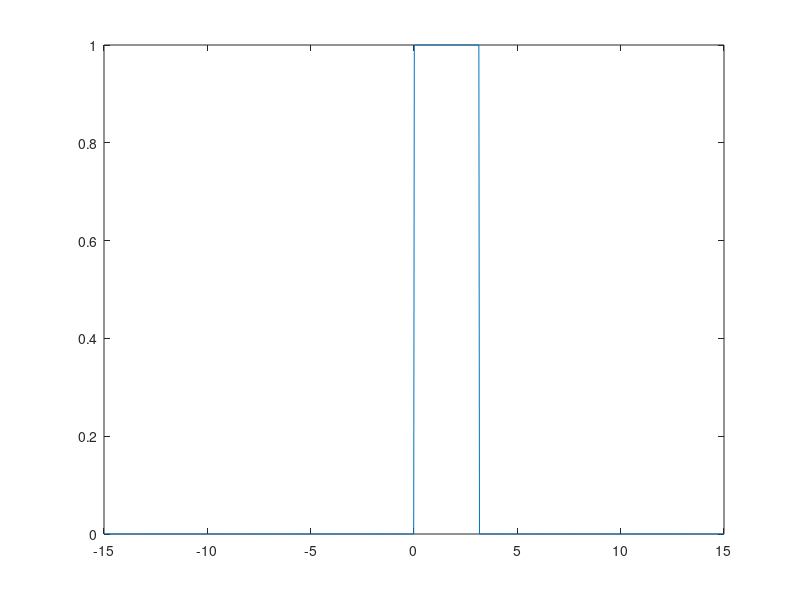
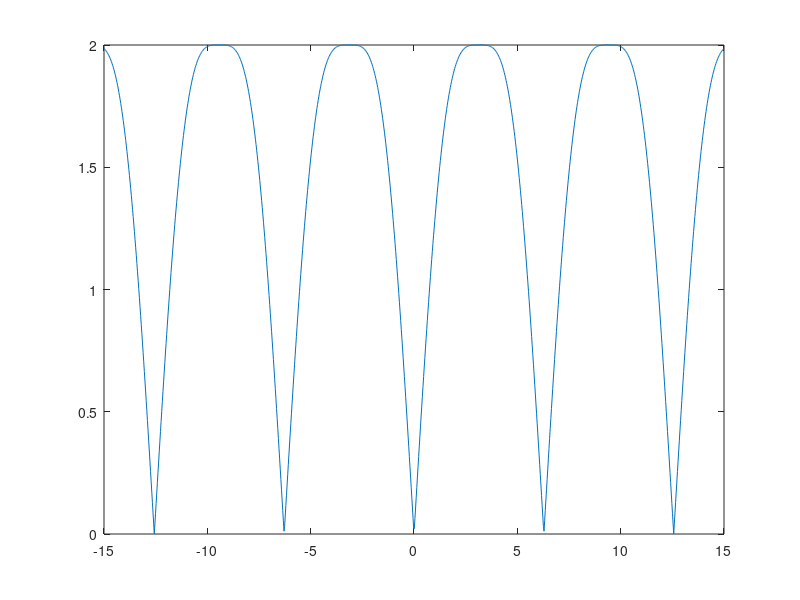

These figures' MATLAB source, in order: (Note: this script raises an error after producing the figures.)
clear;
close all;
t = linspace(-15,15,1000);

for i=1:1:length(t)
    if t(i) >= 0
        u(i) = 1;
    elseif t(i) < 0
        u(i) = 0;
    end
end
for i=1:1:length(t)
    if t(i) >= pi
        u2(i) = 1;
    elseif t(i) < pi
        u2(i) = 0;
    end
end
figure;
plot(t,u-u2);

omega = 1;
f = (sin(omega.*pi)/omega) - j .* (2.*(sin(omega.*pi/2)).^2/omega);
z = abs(sqrt((sin(omega.*t)/omega).^2 + (2.*sin((omega.*t)/2)/omega).^2));
z2 = angle((-2*(sin((omega*pi)/2)).^2) / sin(omega*pi));
p = pi;
figure;
plot(t,z);

syms omega t;
z = abs(sqrt((sin(omega.*t)/omega).^2 + (2.*sin((omega.*t)/2)/omega).^2));
z2 = angle((-2*(sin((omega*pi)/2)).^2) / sin(omega*pi))
E = vpaintegral((z^2),-1,1);

close all;